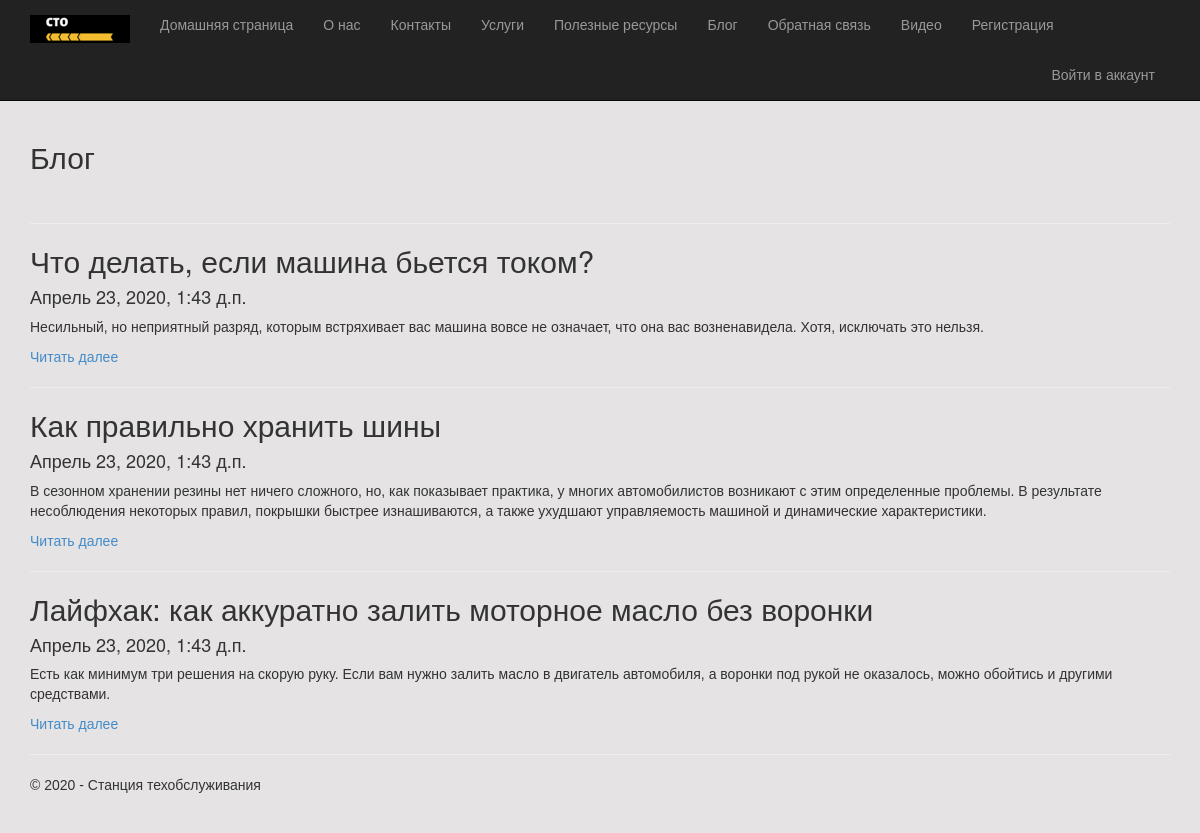
Page /blog on the committed database.
### app/models.py (models this page shows, shortened)
class Blog(models.Model):
    title = models.CharField(max_length = 100, unique_for_date = "posted", verbose_name = "Заголовок")
    author = models.ForeignKey(User, on_delete = models.CASCADE, verbose_name = "Автор")
    description = models.TextField(verbose_name = "Краткое содержание")
    content = models.TextField(verbose_name = "Полное содержание")
    posted = models.DateTimeField(default = datetime.now(), db_index = True, verbose_name = "Опубликована")
    image = models.FileField(default = 'temp.jpg', verbose_name = "Путь к картинке")
    class Meta:
        db_table = "Posts" # имя таблицы для модели
        ordering = ["-posted"] # порядок сортировки данных в модели ("-" означает по убыванию)
        verbose_name = "статья блога" # имя, под которым модель будет отображаться в административном разделе (для одной статьи блога)
        verbose_name_plural = "статьи блога" # тоже для всех статей блога

### app/views.py (the view)
# urls.py: url(r'^blog$', app.views.blog, name='blog'),
def blog(request):
    assert isinstance(request, HttpRequest)
    posts = Blog.objects.all() # запрос на выбор всех статей блога из модели
    return render(
        request,
        'app/blog.html',
        {
        'title':'Блог',
        'posts': posts, # передача списка статей в шаблон веб-страницы
        'year':datetime.now().year,
        }
)

### app/templates/app/blog.html
﻿{% extends "app/layout.html" %}
{% block content %}
<h2>{{ title }}</h2> <br />
{% for post in posts %}
<hr/>
<div class="">
<h2> {{post.title}} </h2>
<h4> {{post.posted}} </h4>
<p> {{post.description}} </p>
<p><a href="{% url 'blogpost' parametr=post.id %}"> Читать далее </a> </p>
</div>
{% endfor %}
{% endblock %}

### app/static/app/content/site.css (style rules this page uses)
body { padding-top: 100px; padding-bottom: 40px; font-family: Arial, Helvetica, sans-serif; background-color: #e5e3e3; }

### rows in the picture
Blog: title "Что делать, если машина бьется током?", posted "Апрель 23, 2020, 1:43 д.п.", description "Несильный, но неприятный разряд, которым встряхивает вас машина вовсе не означает, что она вас возненавидела. Хотя, исключать это нельзя."
Blog: title "Как правильно хранить шины", posted "Апрель 23, 2020, 1:43 д.п.", description "В сезонном хранении резины нет ничего сложного, но, как показывает практика, у многих автомобилистов возникают с этим определенные проблемы. В результате несоблюдения некоторых правил, покрышки быстрее изнашиваются, а также ухудшают управляемость машиной и динамические характеристики."
Blog: title "Лайфхак: как аккуратно залить моторное масло без воронки", posted "Апрель 23, 2020, 1:43 д.п.", description "Есть как минимум три решения на скорую руку. Если вам нужно залить масло в двигатель автомобиля, а воронки под рукой не оказалось, можно обойтись и другими средствами."

### other values in the picture
{{ title }} "Блог"
